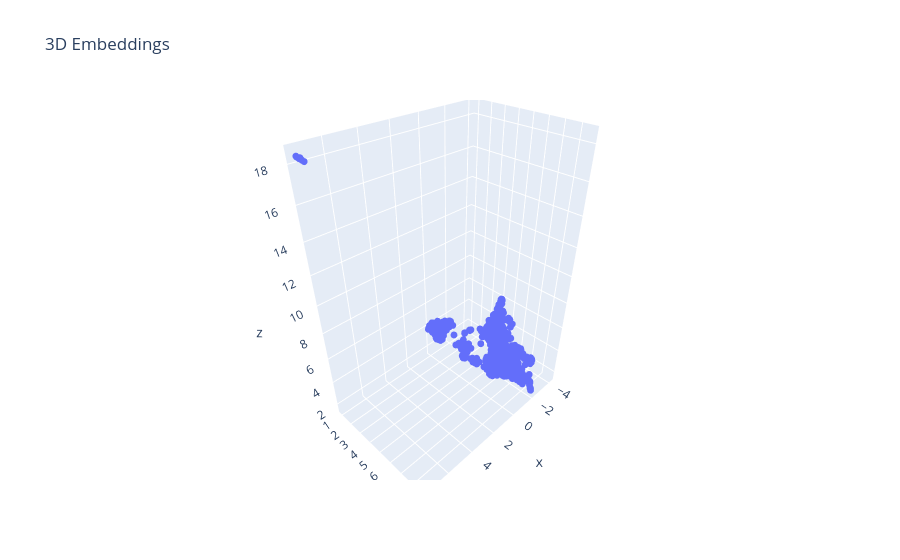

This figure's notebook cell:
### Code cell
import plotly.express as px
import pandas as pd

df = pd.DataFrame({
    'x' : points[:,0],
    'y' : points[:,1],
    'z' : points[:,2],
    'id' : [row[0] for row in result]
})

fig = px.scatter_3d(
    df,x='x',y='y',z='z',hover_data=['id'],title='3D Embeddings'
)

fig.update_traces(marker=dict(size=4))
fig.show()

### Figure 1 — Plotly figure (JSON) as saved in the notebook; plotly's stock layout.template omitted (floating-point values rounded to 4 significant figures; data arrays with more than 128 entries replaced by an {"elided": "..."} marker saying what was removed)
{"data": [{"customdata": {"elided": "738x1 str values"}, "hovertemplate": "x=%{x}<br>y=%{y}<br>z=%{z}<br>id=%{customdata[0]}<extra></extra>", "legendgroup": "", "marker": {"color": "#636efa", "size": 4, "symbol": "circle"}, "mode": "markers", "name": "", "scene": "scene", "showlegend": false, "type": "scatter3d", "x": {"elided": "738 float values"}, "y": {"elided": "738 float values"}, "z": {"elided": "738 float values"}}], "layout": {"legend": {"tracegroupgap": 0}, "scene": {"domain": {"x": [0, 1], "y": [0, 1]}, "xaxis": {"title": {"text": "x"}}, "yaxis": {"title": {"text": "y"}}, "zaxis": {"title": {"text": "z"}}}, "title": {"text": "3D Embeddings"}}}
